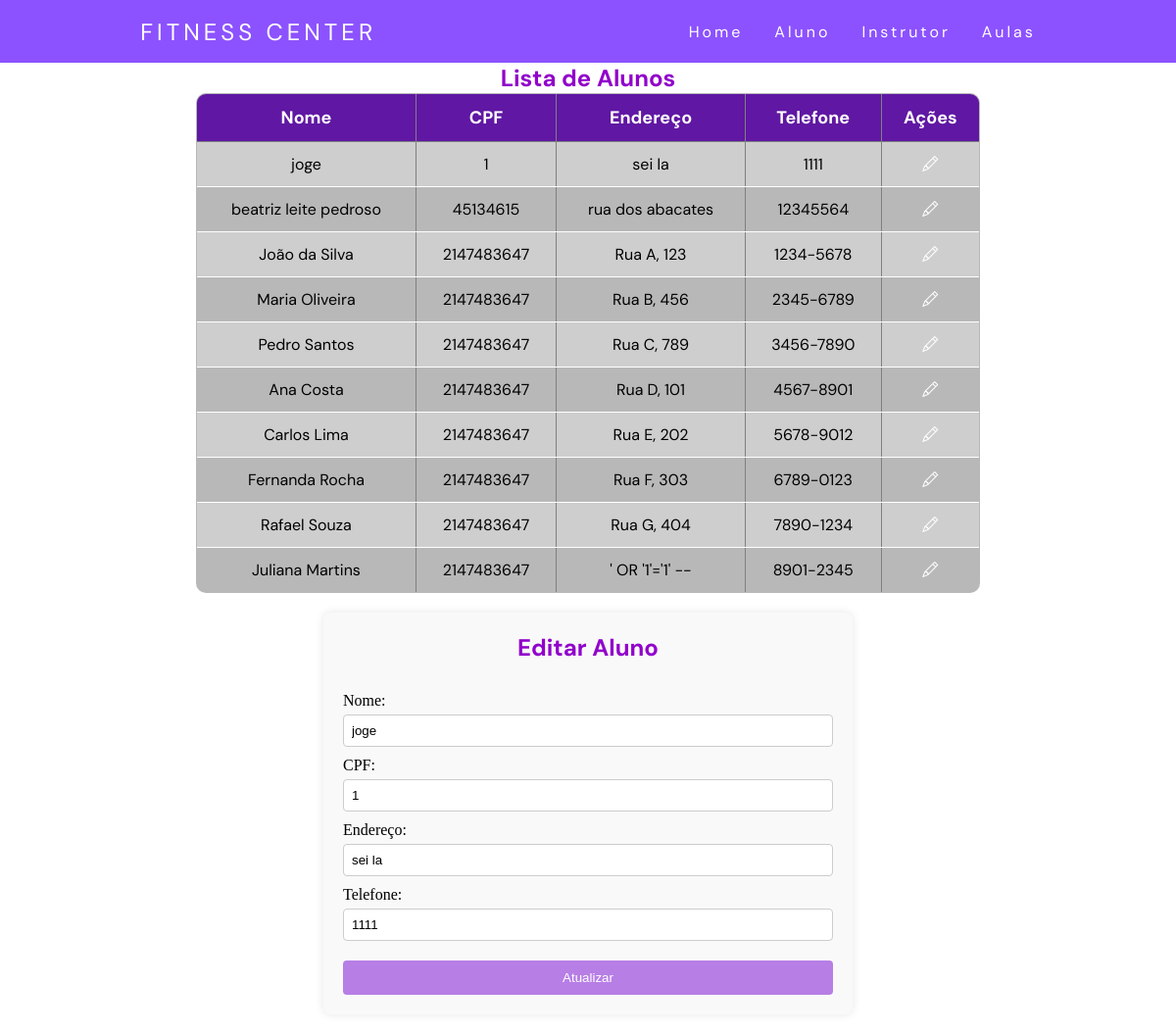
Screenshot of /aluno.php?edit=1 with the database file from the repository.
### tables this page shows
CREATE TABLE `aluno` (
  `aluno_cod` int(50) NOT NULL,
  `aluno_nome` varchar(100) NOT NULL,
  `aluno_cpf` int(50) NOT NULL,
  `aluno_endereco` varchar(150) NOT NULL,
  `aluno_telefone` varchar(30) NOT NULL
);

### aluno.php (the view, shortened to what this page needs)
<?php
$pdo = new PDO("mysql:host=localhost;dbname=db_academia", "root", "", [
    PDO::ATTR_ERRMODE => PDO::ERRMODE_EXCEPTION,
    PDO::ATTR_DEFAULT_FETCH_MODE => PDO::FETCH_ASSOC
]);
$alunos = $pdo->query("SELECT * FROM aluno")->fetchAll();
?>
<!DOCTYPE html>
<html lang="pt-BR">
<head>
  <link href="https://cdn.jsdelivr.net/npm/remixicon@4.0.0/fonts/remixicon.css" rel="stylesheet" />
  <link rel="stylesheet" href="https://cdn.jsdelivr.net/npm/bootstrap-icons@1.11.3/font/bootstrap-icons.min.css">
  <link rel="stylesheet" href="./css/aluno.css">
</head>
<body>
<header>
<nav>
  <a class="logo" href="/">Fitness Center</a>
  <ul class="nav-list">
    <li><a href="./index.php">Home</a></li>
    <li><a href="./aluno.php">Aluno</a></li>
    <li><a href="./instrutor.php">Instrutor</a></li>
    <li><a href="./aulas_academia.php">Aulas</a></li>
  </ul>
</nav>
</header>
  <h2>Lista de Alunos</h2>
  <div class="table-container">
      <table border="1">
          <tr>
              <th>Nome</th>
              <th>CPF</th>
              <th>Endereço</th>
              <th>Telefone</th>
              <th>Ações</th>
          </tr>
          <?php foreach ($alunos as $aluno): ?>
          <tr>
              <td><?= htmlspecialchars($aluno['aluno_nome']) ?></td>
              <td><?= htmlspecialchars($aluno['aluno_cpf']) ?></td>
              <td><?= htmlspecialchars($aluno['aluno_endereco']) ?></td>
              <td><?= htmlspecialchars($aluno['aluno_telefone']) ?></td>
              <td>
                  <a href="<?= $_SERVER['PHP_SELF'] ?>?edit=<?= $aluno['aluno_cod'] ?>">
                      <i class="bi bi-pencil"></i>
                  </a>
              </td>
          </tr>
          <?php endforeach; ?>
      </table>
  </div>
  <?php
  if (isset($_GET['edit'])):
      $stmt = $pdo->prepare("SELECT * FROM aluno WHERE aluno_cod = :cod");
      $stmt->bindParam(':cod', $_GET['edit'], PDO::PARAM_INT);
      $stmt->execute();
      $aluno_edit = $stmt->fetch();
      if ($aluno_edit):
  ?>
   <div class="edit-container">
  <h2>Editar Aluno</h2>
  <form method="POST" action="<?= $_SERVER['PHP_SELF'] ?>">
      <label>Nome:</label>
      <input type="text" name="aluno_nome" value="<?= htmlspecialchars($aluno_edit['aluno_nome']) ?>" required>
      <label>CPF:</label>
      <input type="text" name="aluno_cpf" value="<?= htmlspecialchars($aluno_edit['aluno_cpf']) ?>" required>
      <label>Endereço:</label>
      <input type="text" name="aluno_endereco" value="<?= htmlspecialchars($aluno_edit['aluno_endereco']) ?>" required>
      <label>Telefone:</label>
      <input type="text" name="aluno_telefone" value="<?= htmlspecialchars($aluno_edit['aluno_telefone']) ?>" required>
      <button type="submit">Atualizar</button>
  </form>
  </div>
  <?php
      endif;
  endif;
  ?>
</body>
</html>

### css/aluno.css (style rules this page uses)
* { margin: 0; padding: 0; }
:root { --primary-color: #8c52ff; --primary-color-dark: #482f79; --secondary-color: #2d0779; --text-dark: #1c1917; --text-light: #57534e; --extra-light: #d6d3d1; --white: #ffffff; --max-width: 1200px; --header-font: "DM Sans", serif; }
a { color: #fff; text-decoration: none; transition: 0.3s; }
.logo { font-size: 24px; text-transform: uppercase; letter-spacing: 4px; }
nav { display: flex; justify-content: space-around; align-items: center; font-family: var(--header-font); background: var(--primary-color);; height: 8vh; }
.nav-list { list-style: none; display: flex; }
.nav-list li { letter-spacing: 3px; margin-left: 32px; }
h2 { color: #9100cb; }
.table-container { overflow-x: auto; display: flex; justify-content: center; }
table { width: 90%; max-width: 800px; border-collapse: collapse; background: #b8b8b8; border-radius: 10px; overflow: hidden; }
th, td { padding: 12px; text-align: center; }
th { background: #6017a3; color: white; font-size: 18px; font-family: var(--header-font); }
td { border-bottom: 1px solid #ffffff; font-family: var(--header-font); }
tr:nth-child(even) { background: #cfcecf; }
.edit-container { max-width: 500px; margin: 20px auto; padding: 20px; background-color: #f9f9f9; border-radius: 8px; box-shadow: 0 0 10px rgba(0,0,0,0.1); }
.edit-container h2 { text-align: center; margin-bottom: 20px; }
.edit-container form { display: flex; flex-direction: column; }
.edit-container form label { margin: 10px 0 5px; }
.edit-container form input { padding: 8px; border: 1px solid #ccc; border-radius: 4px; }
.edit-container form button { margin-top: 20px; padding: 10px; background-color: #b77ee6; color: #fff; border: none; border-radius: 4px; cursor: pointer; }
h2 { font-family: var(--header-font); text-align: center }

### rows the page displays
aluno: aluno_nome "joge", aluno_cpf "1", aluno_endereco "sei la", aluno_telefone "1111"
aluno: aluno_nome "beatriz leite pedroso", aluno_cpf "45134615", aluno_endereco "rua dos abacates", aluno_telefone "12345564"
aluno: aluno_nome "João da Silva", aluno_cpf "2147483647", aluno_endereco "Rua A, 123", aluno_telefone "1234-5678"
aluno: aluno_nome "Maria Oliveira", aluno_cpf "2147483647", aluno_endereco "Rua B, 456", aluno_telefone "2345-6789"
aluno: aluno_nome "Pedro Santos", aluno_cpf "2147483647", aluno_endereco "Rua C, 789", aluno_telefone "3456-7890"
aluno: aluno_nome "Ana Costa", aluno_cpf "2147483647", aluno_endereco "Rua D, 101", aluno_telefone "4567-8901"
aluno: aluno_nome "Carlos Lima", aluno_cpf "2147483647", aluno_endereco "Rua E, 202", aluno_telefone "5678-9012"
aluno: aluno_nome "Fernanda Rocha", aluno_cpf "2147483647", aluno_endereco "Rua F, 303", aluno_telefone "6789-0123"
aluno: aluno_nome "Rafael Souza", aluno_cpf "2147483647", aluno_endereco "Rua G, 404", aluno_telefone "7890-1234"
aluno: aluno_nome "Juliana Martins", aluno_cpf "2147483647", aluno_endereco "' OR '1'='1' --", aluno_telefone "8901-2345"
